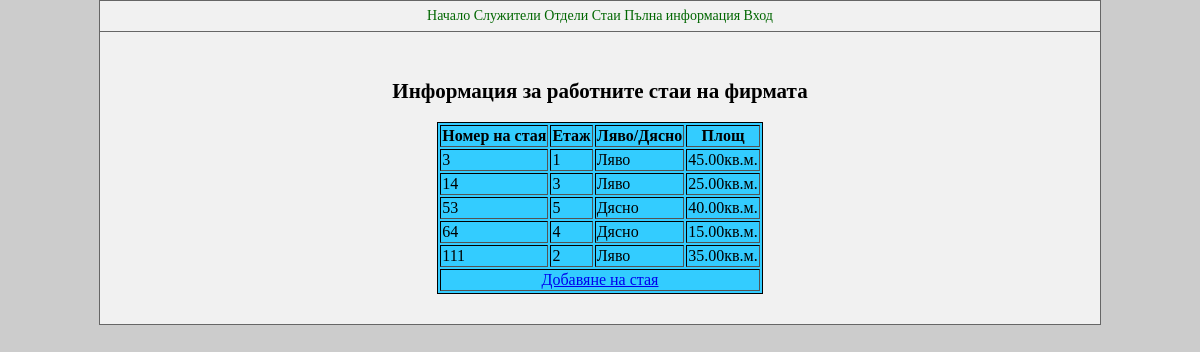
The page /rooms.php on the database its author committed.
### tables this page shows
CREATE TABLE `rooms` (
  `room_id` int(10) UNSIGNED NOT NULL,
  `floor` int(1) UNSIGNED NOT NULL,
  `l_r` set('Ляво','Дясно') NOT NULL,
  `square_surface` decimal(10,2) UNSIGNED NOT NULL
);

### rooms.php (the view, shortened to what this page needs)
<?php
include"db.php";
?>
<html>
<head>
<link href="site.css" rel="stylesheet" type="text/css"/>
</head>
<body>
<div id="main">
	<?php include "menu.php";?>
	<div id="content">
	<center>
	<h2> Информация за работните стаи на фирмата</h2>
	<table border="1">
	<tr>
	<th> Номер на стая</th>
	<th> Етаж </th>
	<th> Ляво/Дясно</th>
	<th> Площ </th>
	</tr>
<?php
	$query="SELECT * FROM rooms";
	if($result=mysqli_query($link,$query))
	{
		while($row=mysqli_fetch_assoc($result)){
	?>
<tr>
	<td><?php echo$row['room_id'];?></td>
	<td><?php echo$row['floor'];?></td>
	<td><?php echo$row['l_r'];?></td>
	<td><?php echo$row['square_surface'];?>кв.м.</td>
</tr>
<?php
			}
	}
	else
	{
?>
<tr><td colspan='5' align='center'> Няма записи</td></tr>
<?php
	}
?>
<tr>
	<td colspan='5' align='center'>
		<a href="add_room.php"> Добавяне на стая</a>
	</td>
</tr>
	</table>
	</center>
	</div>
</div>
</body>
</html>

### site.css (style rules this page uses)
body { background-color:#CCC; font-size:14px; margin:0px; padding:0px; }
table { border:1px solid black; background-color:#33CCFF; }
#main { width:1000px; margin:0 auto; border:1px solid #666; background-color:#F1F1F1; }
#content { padding:30px; min_height:500px; }

### rows shown on the page
rooms: room_id "3", floor "1", l_r "Ляво", square_surface "45.00"
rooms: room_id "14", floor "3", l_r "Ляво", square_surface "25.00"
rooms: room_id "53", floor "5", l_r "Дясно", square_surface "40.00"
rooms: room_id "64", floor "4", l_r "Дясно", square_surface "15.00"
rooms: room_id "111", floor "2", l_r "Ляво", square_surface "35.00"
